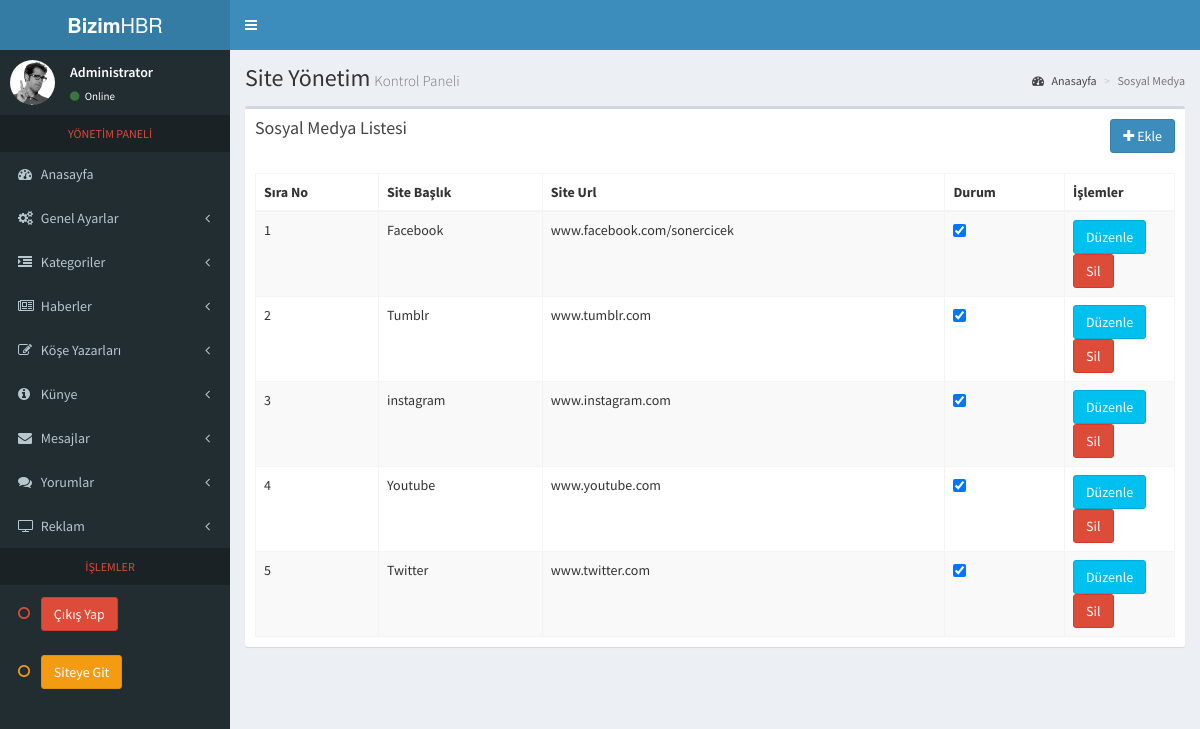
The app's page /index.php/yonetim/sosyalmedya with its own data.
### tables this page shows
CREATE TABLE IF NOT EXISTS `sosyal_medya` (
  `id` int(11) NOT NULL AUTO_INCREMENT,
  `title` varchar(255) NOT NULL,
  `url` varchar(255) NOT NULL,
  `durum` int(11) NOT NULL,
  `sef` varchar(255) NOT NULL,
  PRIMARY KEY (`id`)
);

### application/controllers/Yonetim.php (called while the page is built, shortened)
<?php
class Yonetim extends CI_Controller{
public function sosyalmedya()
{
  $sonuc=$this->dtbs->listele('sosyal_medya');
  $data['bilgi']=$sonuc;
  $this->load->view('back/sosyalmedya/anasayfa',$data);
}
}
?>

### index.php (called while the page is built, shortened)
<?php
require_once BASEPATH.'core/CodeIgniter.php';

### application/models/Dtbs.php (called while the page is built, shortened)
<?php
class Dtbs extends CI_Model{
	function listele($from){
		$sonuc= $this->db->select('*')->from($from)->order_by('id','desc')->get()->result_array();
		return $sonuc;
	}
}
?>

### application/views/back/sosyalmedya/main_content.php (the view, shortened to what this page needs)
<section class="content">
      <div class="row">
        <div class="col-xs-12">
          <div class="box">
            <div class="box-header">
              <h3 class="box-title">Sosyal Medya Listesi</h3>
              <a href="<?php echo base_url('yonetim/smedyaekle') ?>" class="btn btn-primary pull-right"><i class="fa fa-plus"></i> Ekle</a>
            </div>
            <div class="box-body">
              <table id="example1" class="table table-bordered table-striped">
                <thead>
                <tr>
                  <th>Sıra No</th>
                  <th>Site Başlık</th>
                  <th>Site Url</th>
                  <th>Durum</th>
                  <th style="width:110px;">İşlemler</th>
                </tr>
                </thead>
                <tbody>
                	<?php $sayi=1; foreach ($bilgi as $bilgi) { ?>
                <tr>
                  <td><?php echo $sayi++; ?></td>
                  <td><?php echo $bilgi['title']; ?></td>
                  <td><?php echo $bilgi['url']; ?></td>
                  <td><input
                   class="toogle_check"
                   data-on="Aktif"
                   data-onstyle="success"
                   data-off="Pasif"
                   data-offstyle="danger"
                   type="checkbox"
                   dataID="<?php echo $bilgi['id']; ?>"
                   dataURL="<?php echo base_url('yonetim/smedyaset'); ?>"
                   <?php echo ($bilgi['durum'] == 1) ? "checked" : ""; ?>
                   ></td>
                  <td><a href="<?php echo base_url('yonetim/smedyaduzenle/'.$bilgi['id'].'') ?>"><button type="button" class="btn btn-info" name="button">Düzenle</button></a>
                    <a href="<?php echo base_url('yonetim/smedyasil/'.$bilgi['id'].'/id/sosyal_medya') ?>"><button type="button" class="btn btn-danger" name="button">Sil</button></a></td>
                </tr>
               		<?php } ?>
                </tbody>
              </table>
            </div>
          </div>
        </div>
      </div>
    </section>

### records on screen
sosyal_medya: title "Facebook", url "www.facebook.com/sonercicek", durum "☑"
sosyal_medya: title "Tumblr", url "www.tumblr.com", durum "☑"
sosyal_medya: title "instagram", url "www.instagram.com", durum "☑"
sosyal_medya: title "Youtube", url "www.youtube.com", durum "☑"
sosyal_medya: title "Twitter", url "www.twitter.com", durum "☑"
